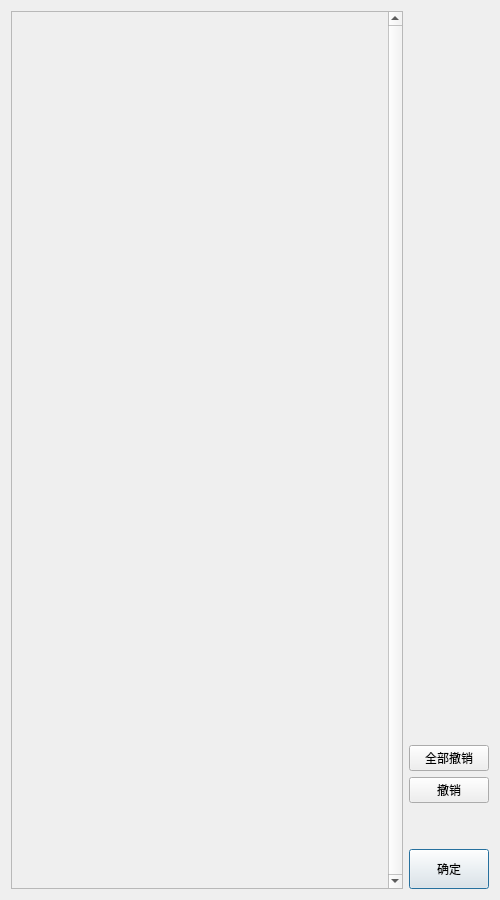
<?xml version="1.0" encoding="UTF-8"?>
<ui version="4.0">
 <class>ManualCutImageDialog</class>
 <widget class="QDialog" name="ManualCutImageDialog">
  <property name="geometry">
   <rect>
    <x>0</x>
    <y>0</y>
    <width>500</width>
    <height>900</height>
   </rect>
  </property>
  <layout class="QHBoxLayout" name="horizontalLayout" stretch="1,0">
   <item>
    <widget class="QScrollArea" name="scrollArea">
     <property name="verticalScrollBarPolicy">
      <enum>Qt::ScrollBarAlwaysOn</enum>
     </property>
     <property name="horizontalScrollBarPolicy">
      <enum>Qt::ScrollBarAlwaysOff</enum>
     </property>
     <property name="widgetResizable">
      <bool>true</bool>
     </property>
     <widget class="ManualCutImageWidget" name="widget">
      <property name="geometry">
       <rect>
        <x>0</x>
        <y>0</y>
        <width>375</width>
        <height>880</height>
       </rect>
      </property>
     </widget>
    </widget>
   </item>
   <item>
    <layout class="QVBoxLayout" name="verticalLayout" stretch="4,0,0,0,0">
     <item>
      <spacer name="verticalSpacer">
       <property name="orientation">
        <enum>Qt::Vertical</enum>
       </property>
       <property name="sizeHint" stdset="0">
        <size>
         <width>20</width>
         <height>40</height>
        </size>
       </property>
      </spacer>
     </item>
     <item>
      <widget class="QPushButton" name="undoAllButton">
       <property name="minimumSize">
        <size>
         <width>80</width>
         <height>0</height>
        </size>
       </property>
       <property name="text">
        <string>全部撤销</string>
       </property>
      </widget>
     </item>
     <item>
      <widget class="QPushButton" name="undoButton">
       <property name="minimumSize">
        <size>
         <width>80</width>
         <height>0</height>
        </size>
       </property>
       <property name="text">
        <string>撤销</string>
       </property>
      </widget>
     </item>
     <item>
      <spacer name="verticalSpacer_2">
       <property name="orientation">
        <enum>Qt::Vertical</enum>
       </property>
       <property name="sizeHint" stdset="0">
        <size>
         <width>20</width>
         <height>40</height>
        </size>
       </property>
      </spacer>
     </item>
     <item>
      <widget class="QPushButton" name="okButton">
       <property name="minimumSize">
        <size>
         <width>80</width>
         <height>40</height>
        </size>
       </property>
       <property name="text">
        <string>确定</string>
       </property>
       <property name="default">
        <bool>true</bool>
       </property>
      </widget>
     </item>
    </layout>
   </item>
  </layout>
 </widget>
 <customwidgets>
  <customwidget>
   <class>ManualCutImageWidget</class>
   <extends>QWidget</extends>
   <header>ManualCutImageWidget.h</header>
   <container>1</container>
  </customwidget>
 </customwidgets>
 <tabstops>
  <tabstop>okButton</tabstop>
  <tabstop>undoAllButton</tabstop>
  <tabstop>undoButton</tabstop>
  <tabstop>scrollArea</tabstop>
 </tabstops>
 <resources/>
 <connections/>
</ui>
